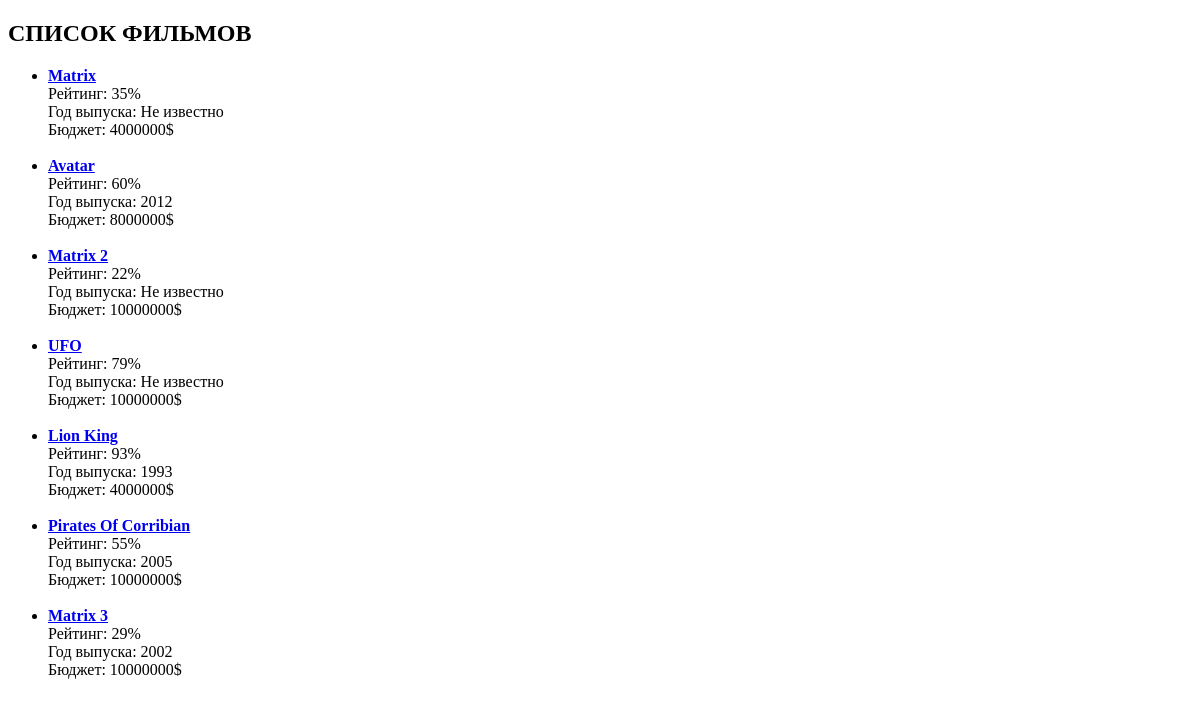
Before: / with the older database file.
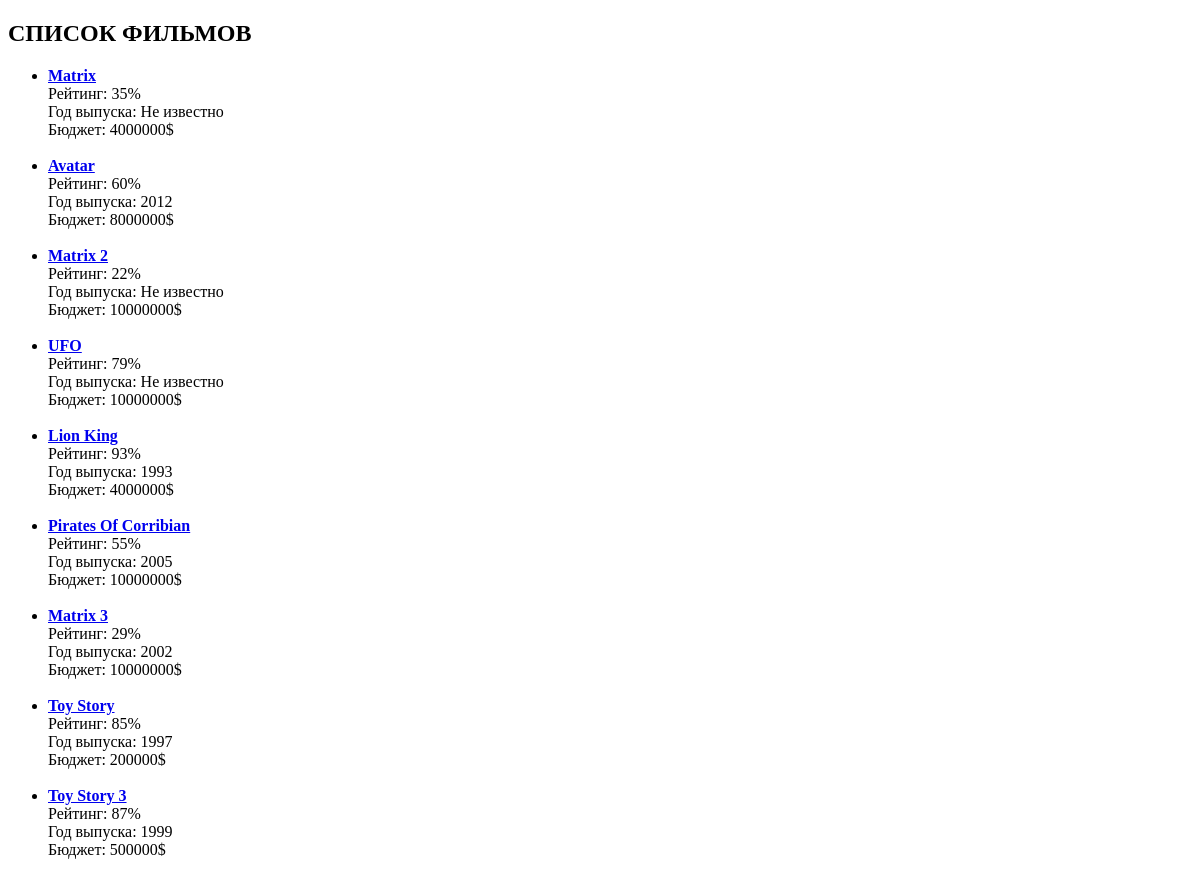
After: the same page with the newer database file.
### movie_app/models.py (models this page shows, shortened)
class Movie(models.Model):
    EUR = 'EUR'
    USD = 'USD'
    RUB = 'RUB'
    CURRENCY_CHOICES = [
        (EUR, 'Euro'),
        (USD, 'United States Dollar'),
        (RUB, 'Russian Rub'),
    ]
    name = models.CharField(max_length=40)
    rating = models.IntegerField(validators=[MinValueValidator(1), MaxValueValidator(100)])
    year = models.IntegerField(null=True, blank=True)
    budget = models.IntegerField(default=10000000, blank=True, validators=[MinValueValidator(1)])
    currency = models.CharField(max_length=3, choices=CURRENCY_CHOICES, default=RUB)
    slug = models.SlugField(default='', null=False, db_index=True)
    def get_url(self):
        return reverse('show_one_movies', args=[self.slug])

### movie_app/views.py (the view)
# urls.py: path('', views.show_all_movies, name='show_all_movies'),
def show_all_movies(request):
    movies = Movie.objects.annotate(
        new_budget=F('budget') + 123,
        new_rating=F('rating') * 2,
        rating_and_year=F('rating') + F('year'),
    )
    agg = movies.aggregate(Avg('budget'), Max('rating'), Min('rating'))
    data = {
        'movies': movies,
        'agg': agg,
        'total': movies.count(),
    }
    return render(request, 'movie_app/all_movies_sorted.html', context=data)

### movie_app/templates/movie_app/all_movies_sorted.html (shortened to what this page needs)
{% extends "movie_app/base.html" %}
{% block content %}
	<h2>СПИСОК ФИЛЬМОВ</h2>
    <ul>
        {% for movie in movies %}
            <li><b><a href={{ movie.get_url }}>{{ movie.name }}</a></b>
                <br>Рейтинг: {{ movie.rating }}%
                <br>Год выпуска: {{ movie.year|default:"Не известно" }}
                <br>Бюджет: {{ movie.budget }}$
            </li>
            <br>
        {% endfor %}
    </ul>
{% endblock %}

### movie_app/templates/movie_app/base.html (shortened to what this page needs)
<!DOCTYPE html>
<html lang="en">
<head>
</head>
<body>
{% block content %}
{% endblock %}
</body>
</html>

Changed rows visible on the page:
added Movie: name "Toy Story", rating "85", year "1997", budget "200000"
added Movie: name "Toy Story 3", rating "87", year "1999", budget "500000"
